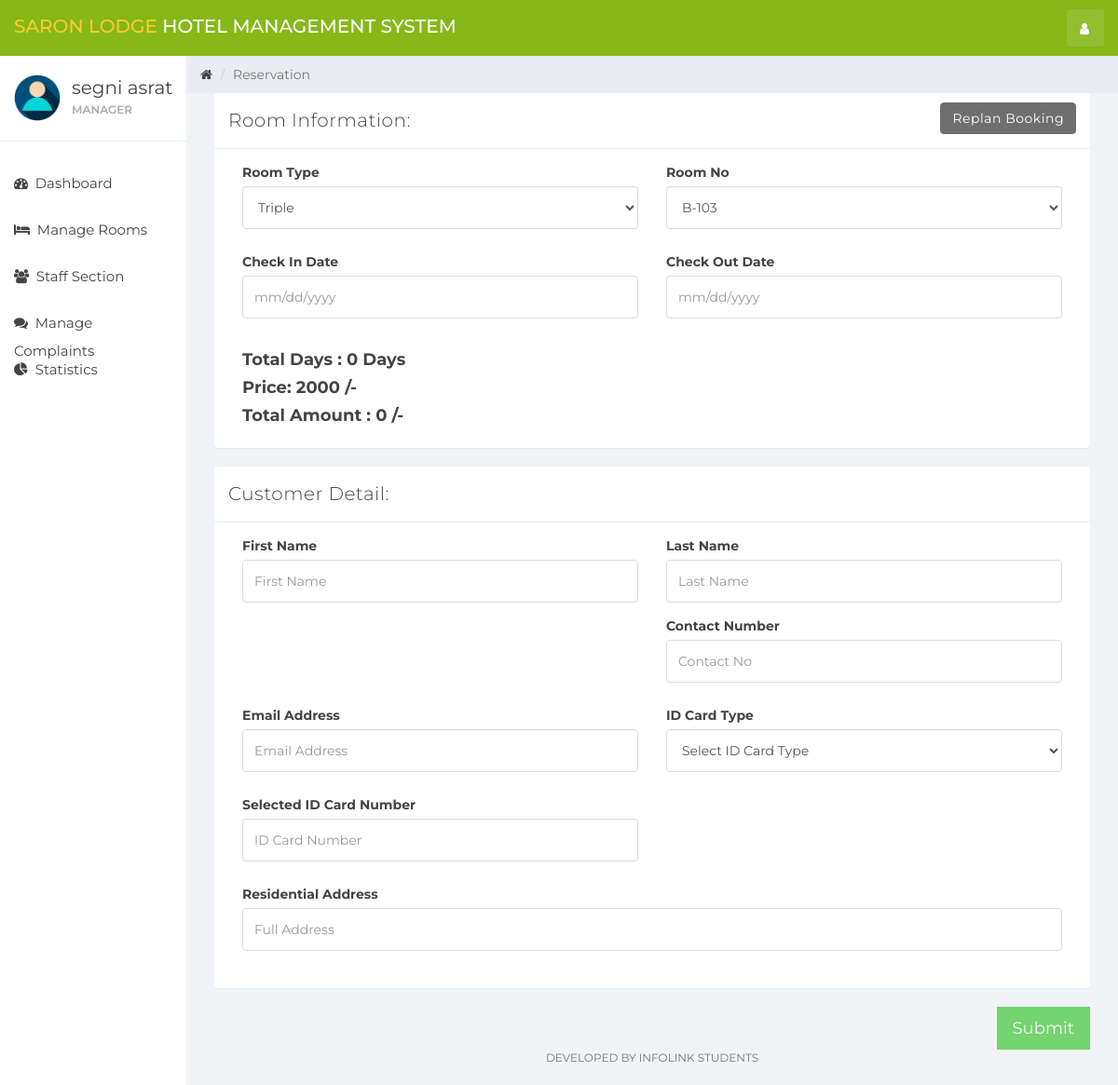
The app's page /index.php?reservation&room_id=7&room_type_id=3 (signed in) with its own data.
### tables this page shows
CREATE TABLE `user` (
  `id` int(11) NOT NULL,
  `name` varchar(100) NOT NULL,
  `username` varchar(15) NOT NULL,
  `email` varchar(100) NOT NULL,
  `password` varchar(255) NOT NULL,
  `role_id` int(11) NOT NULL DEFAULT 1,
  `created_at` timestamp NOT NULL DEFAULT current_timestamp()
);

CREATE TABLE `room` (
  `room_id` int(10) NOT NULL,
  `room_type_id` int(10) NOT NULL,
  `room_no` varchar(10) NOT NULL,
  `status` tinyint(1) DEFAULT NULL,
  `check_in_status` tinyint(1) NOT NULL,
  `check_out_status` tinyint(1) NOT NULL,
  `deleteStatus` tinyint(1) DEFAULT 0
);

CREATE TABLE `room_type` (
  `room_type_id` int(10) NOT NULL,
  `room_type` varchar(100) NOT NULL,
  `price` int(10) NOT NULL,
  `max_person` int(10) NOT NULL
);

### reservation.php (the view, shortened to what this page needs)
<?php
if (isset($_GET['room_id'])){
    $get_room_id = $_GET['room_id'];
    $get_room_sql = "SELECT * FROM room NATURAL JOIN room_type WHERE room_id = '$get_room_id'";
    $get_room_result = mysqli_query($connection,$get_room_sql);
    $get_room = mysqli_fetch_assoc($get_room_result);
    $get_room_type_id = $get_room['room_type_id'];
    $get_room_type = $get_room['room_type'];
    $get_room_no = $get_room['room_no'];
    $get_room_price = $get_room['price'];
}
?>
<div class="col-sm-9 col-sm-offset-3 col-lg-10 col-lg-offset-2 main">
    <div class="row">
        <ol class="breadcrumb">
            <li><a href="#">
                    <em class="fa fa-home"></em>
                </a></li>
            <li class="active">Reservation</li>
        </ol>
    </div>
    <div class="row">
        <div class="col-lg-12">
            <form role="form" id="booking" data-toggle="validator">
                <div class="col-lg-12">
                    <?php
                    if (isset($_GET['room_id'])){?>
                        <div class="panel panel-default">
                            <div class="panel-heading">Room Information:
                                <a class="btn btn-secondary pull-right" href="index.php?room_mang">Replan Booking</a>
                            </div>
                            <div class="panel-body">
                                <div class="form-group col-lg-6">
                                    <label>Room Type</label>
                                    <select class="form-control" id="room_type" data-error="Select Room Type" required>
                                        <option selected value="<?php echo $get_room_type_id; ?>"><?php echo $get_room_type; ?></option>
                                    </select>
                                </div>
                                <div class="form-group col-lg-6">
                                    <label>Room No</label>
                                    <select class="form-control" id="room_no" onchange="fetch_price(this.value)" required data-error="Select Room No">
                                        <option selected value="<?php echo $get_room_id; ?>"><?php echo $get_room_no; ?></option>
                                    </select>
                                </div>
                                <div class="form-group col-lg-6">
                                    <label>Check In Date</label>
                                    <input type="text" class="form-control" placeholder="mm/dd/yyyy" id="check_in_date" data-error="Select Check In Date" required>
                                </div>
                                <div class="form-group col-lg-6">
                                    <label>Check Out Date</label>
                                    <input type="text" class="form-control" placeholder="mm/dd/yyyy" id="check_out_date" data-error="Select Check Out Date" required>
                                </div>
                                <div class="col-lg-12">
                                    <h4 style="font-weight: bold">Total Days : <span id="staying_day">0</span> Days</h4>
                                    <h4 style="font-weight: bold">Price: <span id="price"><?php echo $get_room_price; ?></span> /-</h4>
                                    <h4 style="font-weight: bold">Total Amount : <span id="total_price">0</span> /-</h4>
                                </div>
                            </div>
                        </div>
                    <?php }
                    ?>
                    <div class="panel panel-default">
                        <div class="panel-heading">Customer Detail:</div>
                        <div class="panel-body">
                            <div class="form-group col-lg-6">
                                <label>First Name</label>
                                <input class="form-control" placeholder="First Name" id="first_name" data-error="Enter First Name" required>
                            </div>
                            <div class="form-group col-lg-6">
                                <label>Last Name</label>
                                <input class="form-control" placeholder="Last Name" id="last_name">
                            </div>
                            <div class="form-group col-lg-6">
                                <label>Contact Number</label>
                                <input type="number" class="form-control" data-error="Enter Min 10 Digit" data-minlength="10" placeholder="Contact No" id="contact_no" required>
                            </div>
                            <div class="form-group col-lg-6">
                                <label>Email Address</label>
                                <input type="email" class="form-control" placeholder="Email Address" id="email" data-error="Enter Valid Email Address" required>
                            </div>
                            <div class="form-group col-lg-6">
                                <label>ID Card Type</label>
                                <select class="form-control" id="id_card_id" data-error="Select ID Card Type" required onchange="validId(this.value);">
                                    <option selected disabled>Select ID Card Type</option>
                                </select>
                            </div>
                            <div class="form-group col-lg-6">
                                <label>Selected ID Card Number</label>
                                <input type="text" class="form-control" placeholder="ID Card Number" id="id_card_no" data-error="Enter Valid ID Card No" required>
                            </div>
                            <div class="form-group col-lg-12">
                                <label>Residential Address</label>
                                <input type="text" class="form-control" placeholder="Full Address" id="address" required>
                            </div>
                        </div>
                    </div>
                    <button type="submit" class="btn btn-lg btn-success pull-right" style="border-radius:0%">Submit</button>
                </div>
            </form>
        </div>
    </div>
    <div class="row">
        <div class="col-sm-12">
            <p class="back-link">Developed By InfoLink Students</p>
        </div>
    </div>
</div>

### sidebar.php (shortened to what this page needs)
<head>
</head>
<div id="sidebar-collapse" class="col-sm-3 col-lg-2 sidebar">
    <div class="profile-sidebar">
        <div class="profile-userpic">
            <img src="img/user.png" class="img-responsive" alt="">
        </div>
        <div class="profile-usertitle">
            <div class="profile-usertitle-name"><?php echo $user['name']; ?></div>
            <div class="profile-usertitle-status"><?php echo $_SESSION['role_name']; ?></div>
        </div>
    </div>
    <ul class="nav menu">
        <?php
        if (isset($_GET['dashboard'])) { ?>
            <li class="active">
                <a href="index.php?dashboard"><em class="fa fa-dashboard">&nbsp;</em>
                    Dashboard
                </a>
            </li>
        <?php } else { ?>
            <li>
                <a href="index.php?dashboard"><em class="fa fa-dashboard">&nbsp;</em>
                    Dashboard
                </a>
            </li>
        <?php }
            if (isset($_GET['reservation'])) { ?>
            <?php }
        if (isset($_GET['room_mang'])) { ?>
            <li class="active">
                <a href="index.php?room_mang"><em class="fa fa-bed">&nbsp;</em>
                    Manage Rooms
                </a>
            </li>
        <?php } else { ?>
            <li>
                <a href="index.php?room_mang"><em class="fa fa-bed">&nbsp;</em>
                    Manage Rooms
                </a>
            </li>
        <?php }
        if ($_SESSION['role_name'] === 'Manager') {
            if (isset($_GET['staff_mang'])) { ?>
                <li class="active">
                    <a href="index.php?staff_mang"><em class="fa fa-users">&nbsp;</em>
                        Staff Section
                    </a>
                </li>
            <?php } else { ?>
                <li>
                    <a href="index.php?staff_mang"><em class="fa fa-users">&nbsp;</em>
                        Staff Section
                    </a>
                </li>
            <?php }
        }
            if (isset($_GET['check_payement'])) { ?>
            <?php }
        if (isset($_GET['complain'])) { ?>
            <li class="active">
                <a href="index.php?complain"><em class="fa fa-comments">&nbsp;</em>
                    Manage Complaints
                </a>
            </li>
        <?php } else { ?>
            <li>
                <a href="index.php?complain"><em class="fa fa-comments">&nbsp;</em>
                    Manage Complaints
                </a>
            </li>
        <?php }
        if (isset($_GET['statistics'])) { ?>
            <li class="active">
                <a href="index.php?statistics"><em class="fa fa-pie-chart">&nbsp;</em>
                    Statistics
                </a>
            </li>
        <?php } else { ?>
            <li>
                <a href="index.php?statistics"><em class="fa fa-pie-chart">&nbsp;</em>
                    Statistics
                </a>
            </li>
        <?php } ?>
    </ul>
</div>

### css/styles.css (style rules this page uses)
body { background: #f1f4f7; padding-top: 60px; font-size: 14px; color: #444444; font-family: "Montserrat", "Helvetica Neue", Helvetica, Arial, sans-serif; }
p { color: #777; }
a, a:hover, a:focus { color: #444444; }
h1, h2, h3, h4, h5, h6 { color: #444444; }
h3, h4 { font-weight: 300; }
input.form-control { border: 1px solid #ddd; box-shadow: none; height: 46px; }
select.form-control { border: 1px solid #ddd; box-shadow: none; height: 46px; }
.btn-secondary, .btn-secondary:hover, .btn-secondary:focus, .btn-secondary:active, .btn-secondary.active, .open > .dropdown-toggle.btn-secondary, .btn-secondary.disabled, .btn-secondary[disabled], fieldset[disabled] .btn-secondary, .btn-secondary.disabled:hover, .btn-secondary[disabled]:hover, fieldset[disabled] .btn-secondary:hover, .btn-secondary.disabled:focus, .btn-secondary[disabled]:focus, fieldset[disabled] .btn-secondary:focus, .btn-secondary.disabled:active, .btn-secondary[disabled]:active, fieldset[disabled] .btn-secondary:active, .btn-secondary.disabled.active, .btn-secondary[disabled].active, fieldset[disabled] .btn-secondary.active { background-color: #6f6f6f; border-color: #6f6f6f; color: white; }
.btn-success, .btn-success:hover, .btn-success:focus, .btn-success:active, .btn-success.active, .open > .dropdown-toggle.btn-success, .btn-success.disabled, .btn-success[disabled], fieldset[disabled] .btn-success, .btn-success.disabled:hover, .btn-success[disabled]:hover, fieldset[disabled] .btn-success:hover, .btn-success.disabled:focus, .btn-success[disabled]:focus, fieldset[disabled] .btn-success:focus, .btn-success.disabled:active, .btn-success[disabled]:active, fieldset[disabled] .btn-success:active, .btn-success.disabled.active, .btn-success[disabled].active, fieldset[disabled] .btn-success.active { background-color: #32c328; border-color: #32c328; }
.panel { border: 0; }
.panel-heading { font-size: 20px; font-weight: 300; letter-spacing: 0.025em; height: 60px; line-height: 38px; }
.panel-default .panel-heading { background: #fff; border-bottom: 1px solid #e9ecf2; color: #444444; }
.sidebar { display: block; padding: 0; display: none; box-shadow: none; background: #fff; }
.sidebar ul { margin: 20px 0px; }
@media (min-width: 768px) { .sidebar { display: block; position: fixed; top: 60px; bottom: 0; left: 0; z-index: 1000; display: block; margin: 0; padding: 0; overflow-x: hidden; overflow-y: auto; } }
.sidebar ul.nav li a { height: 50px; font-size: 15px; line-height: 2em; color: #444444; }
.profile-sidebar { padding: 10px 0; border-bottom: 1px solid #e9ecf2; }
.profile-userpic img { float: left; margin: 10px 0px 0px 15px; width: 50px; height: 50px; border-radius: 9999px !important; }
.profile-usertitle { float: left; text-align: left; margin: 10px 0 0 12px; }
.profile-usertitle-name { font-size: 20px; margin-bottom: 0px; }
.profile-usertitle-status { text-transform: uppercase; color: #aaa; font-size: 12px; font-weight: 600; margin-bottom: 15px; }
.breadcrumb { border-radius: 0; padding: 10px 15px 10px 15px; background: #e9ecf2; margin: 0; }
p.back-link { text-align: center; margin-bottom: 20px; font-size: 12px; text-transform: uppercase; }

### records on screen
user: name "segni asrat"
room: room_type.room_type "Triple", room_no "B-103", room_type.price "2000"

### other values on screen
$_SESSION['role_name'] "MANAGER"
